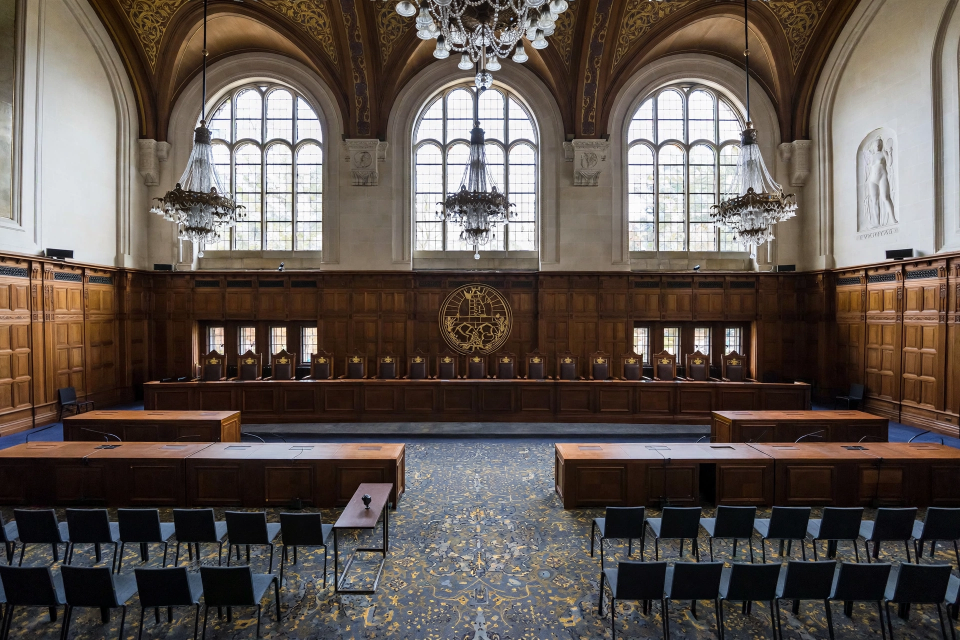
#> input picture panels/icj.webp, 1920 x 1280 px (shown at 1/2 size)
$ python compose.py
#> lines starting #> are read from the running program, lines starting #| are printed output that depends on the picture
#!/usr/bin/env python3
"""Compose the 20 Nov 2026 front page: 4 AI-illustrated panels + crisp PIL text.

Deterministic: same inputs -> same bytes. Output is JPEG bytes written to
entry.png (the bounty rules say the file is told apart by its first bytes
and the name stays entry.png either way). 1024x1024, well under 1 MiB.
"""
import os
from PIL import Image, ImageDraw, ImageFont

HERE = os.path.dirname(os.path.abspath(__file__))
PANELS = os.path.join(HERE, "panels")

W, H = 1024, 1024
PAPER = (247, 242, 231)
INK = (20, 20, 20)
GREY = (74, 74, 74)
RED = (178, 28, 28)
NAVY = (27, 42, 74)
NAVY_BAND = (16, 28, 54)

F_BOLD = "/usr/share/fonts/truetype/dejavu/DejaVuSans-Bold.ttf"
F_REG = "/usr/share/fonts/truetype/dejavu/DejaVuSans.ttf"


def font(path, size):
    return ImageFont.truetype(path, size)


def tracked(draw, xy, text, fnt, fill, tracking=2):
    """Draw text with letter tracking; returns width used."""
    x, y = xy
    for ch in text:
        draw.text((x, y), ch, font=fnt, fill=fill)
        x += draw.textlength(ch, font=fnt) + tracking
    return x


def wrap(draw, text, fnt, max_w):
    words, lines, cur = text.split(), [], ""
    for w in words:
        t = (cur + " " + w).strip()
        if draw.textlength(t, font=fnt) <= max_w:
            cur = t
        else:
            if cur:
                lines.append(cur)
            cur = w
    if cur:
        lines.append(cur)
    return lines


def crop_to(img, tw, th):
    """Center-crop to target aspect, then resize with LANCZOS."""
    sw, sh = img.size
    ta, sa = tw / th, sw / sh
    if sa > ta:  # too wide
        nw = int(sh * ta)
        x0 = (sw - nw) // 2
        img = img.crop((x0, 0, x0 + nw, sh))
    else:  # too tall
        nh = int(sw / ta)
        y0 = (sh - nh) // 2
        img = img.crop((0, y0, sw, y0 + nh))
    return img.resize((tw, th), Image.LANCZOS)


def main():
    page = Image.new("RGB", (W, H), PAPER)
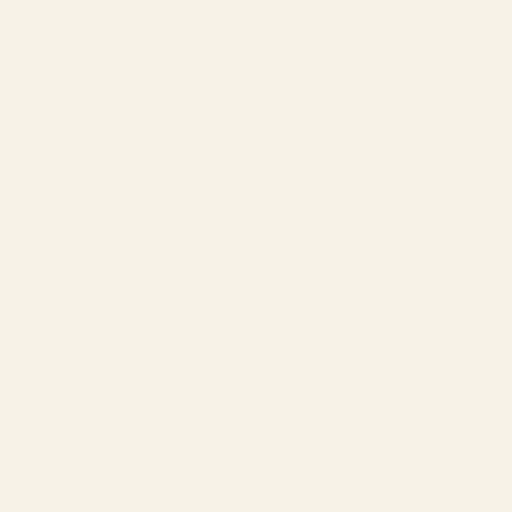
#> page: PIL image 1024x1024 RGB (shown at 1/2 size); mean R, G, B 247, 242, 231
    d = ImageDraw.Draw(page)

    # ---- Masthead -------------------------------------------------------
    d.text((26, 22), "THE WORLD IN ONE IMAGE", font=font(F_BOLD, 21), fill=NAVY)
    d.text((W - 26 - d.textlength("FRIDAY", font=font(F_BOLD, 21)), 22),
           "FRIDAY", font=font(F_BOLD, 21), fill=RED)
    d.text((26, 48), "20 NOVEMBER 2026", font=font(F_BOLD, 46), fill=INK)
    d.text((W - 26 - d.textlength("SIX STORIES · ONE DAY", font=font(F_BOLD, 17)), 66),
           "SIX STORIES · ONE DAY", font=font(F_BOLD, 17), fill=GREY)
    d.rectangle([26, 104, W - 26, 107], fill=INK)
    d.rectangle([26, 110, W - 26, 113], fill=RED)

    # ---- 2x2 grid --------------------------------------------------------
    stories = [
        ("icj.webp", "THE HAGUE · JUSTICE",
         "WORLD COURT RULES MYANMAR COMMITTED GENOCIDE",
         "First such finding against a state — the Rohingya, 9–6."),
        ("shenzhen.webp", "SHENZHEN · DIPLOMACY",
         "TRUMP, XI AND PUTIN MEET — AND SIGN A PEACE PACT",
         "First three-way summit ends in a joint declaration."),
        ("kyiv.webp", "KYIV · WAR",
         "RUSSIAN STRIKES KILL 8 AS KYIV'S BRIDGES BURN",
         "Ukraine hits the Crimea Bridge for a third time this week."),
        ("riyadh.webp", "RIYADH · CONFLICT",
         "HOUTHI MISSILE HITS RIYADH'S FINANCE TOWER",
         "Saudi defences intercept another missile and five drones."),
    ]
    col_w, img_h = 478, 272
    xs = [26, 26 + col_w + 16]
    ys = [130, 532]
    for i, (fn, kicker, head, deck) in enumerate(stories):
        x, y = xs[i % 2], ys[i // 2]
        img = Image.open(os.path.join(PANELS, fn)).convert("RGB")
#> img is the input picture: PIL image 1920x1280 RGB; mean R, G, B 96.2, 86.1, 80
        page.paste(crop_to(img, col_w, img_h), (x, y))
#> in crop_to, `img = img.crop((0, y0, sw, y0 + nh))`:
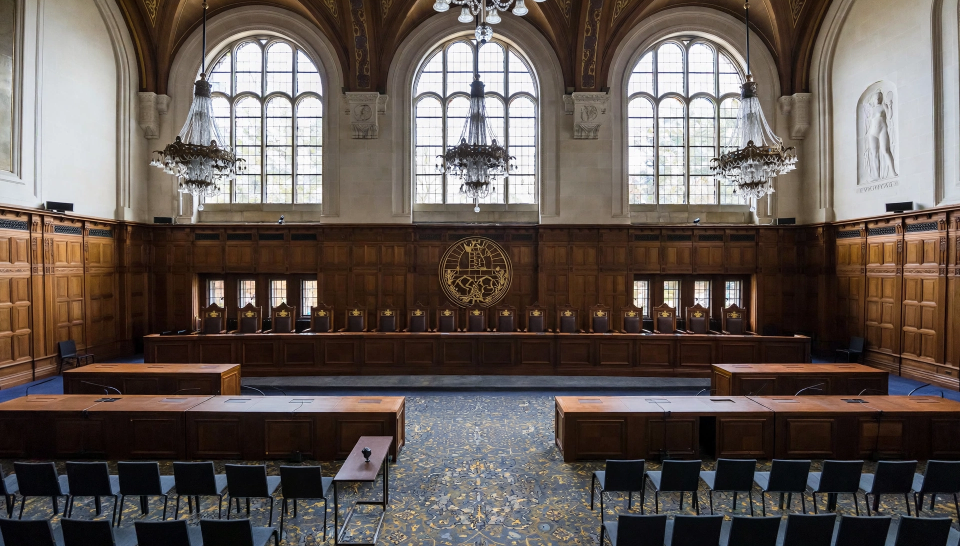
#> img: PIL image 1920x1092 RGB (shown at 1/2 size); mean R, G, B 99.5, 89.2, 83.5
#> in crop_to, `return img.resize((tw, th), Image.LANCZOS)`:
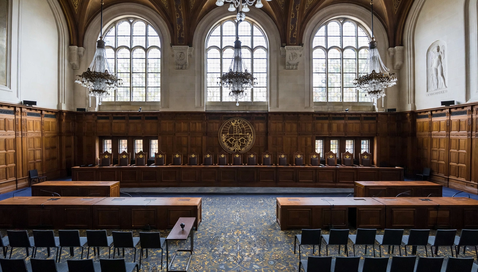
#> returned value: PIL image 478x272 RGB; mean R, G, B 99.5, 89.1, 83.5
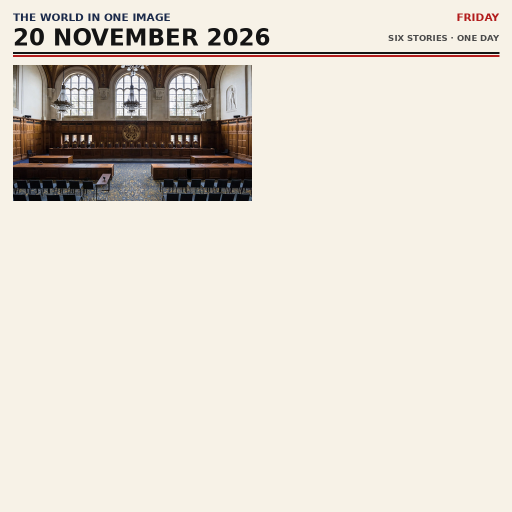
#> page: PIL image 1024x1024 RGB (shown at 1/2 size); mean R, G, B 225.1, 218.9, 208.9
        d.rectangle([x, y, x + col_w - 1, y + img_h - 1], outline=INK, width=2)
        cy = y + img_h + 12
        tracked(d, (x, cy), kicker, font(F_BOLD, 15), RED, tracking=1)
        cy += 22
        for line in wrap(d, head, font(F_BOLD, 24), col_w)[:2]:
#> in wrap, `words, lines, cur = text.split(), [], ""`: words = ['WORLD', 'COURT', 'RULES', 'MYANMAR', 'COMMITTED', 'GENOCIDE']; cur = ''
            d.text((x, cy), line, font=font(F_BOLD, 24), fill=INK)
            cy += 28
#> this loop made 2 passes
#> after the loop, cy = 492
        for line in wrap(d, deck, font(F_REG, 16), col_w)[:2]:
            d.text((x, cy), line, font=font(F_REG, 16), fill=GREY)
            cy += 21
#> this loop made 1 pass
#> cy on pass 1: 513
#> after the loop, cy = 513
#> pass 2 of the loop in main, `for i, (fn, kicker, head, deck) in enumerate(stories):`:
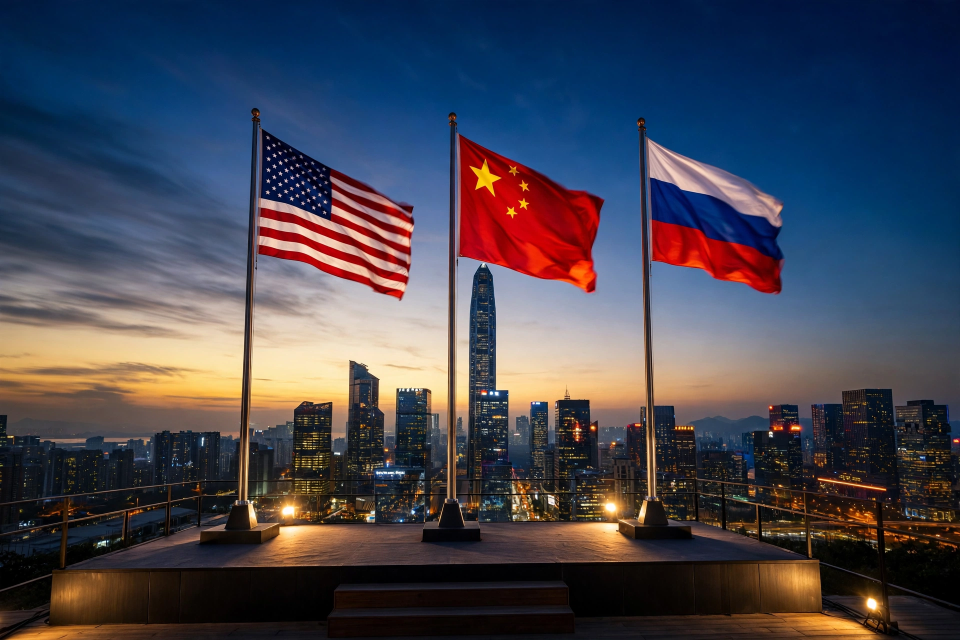
#> input picture panels/shenzhen.webp, 1920 x 1280 px (shown at 1/2 size)
#> in main, img is the input picture: PIL image 1920x1280 RGB; mean R, G, B 68.8, 68.7, 80.9
#> img: PIL image 1920x1092 RGB
#> in crop_to (call 2), `return img.resize((tw, th), Image.LANCZOS)`:
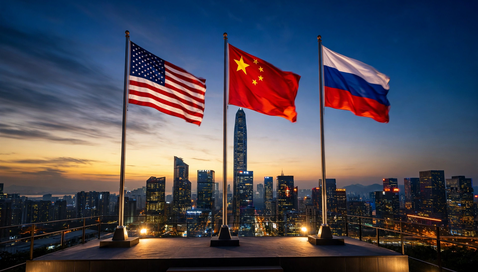
#> returned value: PIL image 478x272 RGB; mean R, G, B 77.1, 75.7, 87.1
#> in main, `page.paste(crop_to(img, col_w, img_h), (x, y))`:
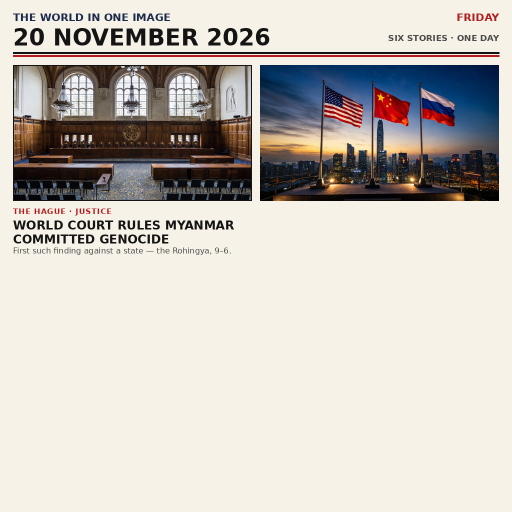
#> page: PIL image 1024x1024 RGB (shown at 1/2 size); mean R, G, B 202.2, 196.4, 189.2
#> the loop in main, `for line in wrap(d, head, font(F_BOLD, 24), col_w)[:2]:` made 2 passes
#> after the loop in main, `for line in wrap(d, head, font(F_BOLD, 24), col_w)[:2]:`: cy = 492
#> the loop in main, `for line in wrap(d, deck, font(F_REG, 16), col_w)[:2]:` made 1 pass
#> after the loop in main, `for line in wrap(d, deck, font(F_REG, 16), col_w)[:2]:`: cy = 513
#> pass 3 of the loop in main, `for i, (fn, kicker, head, deck) in enumerate(stories):`:
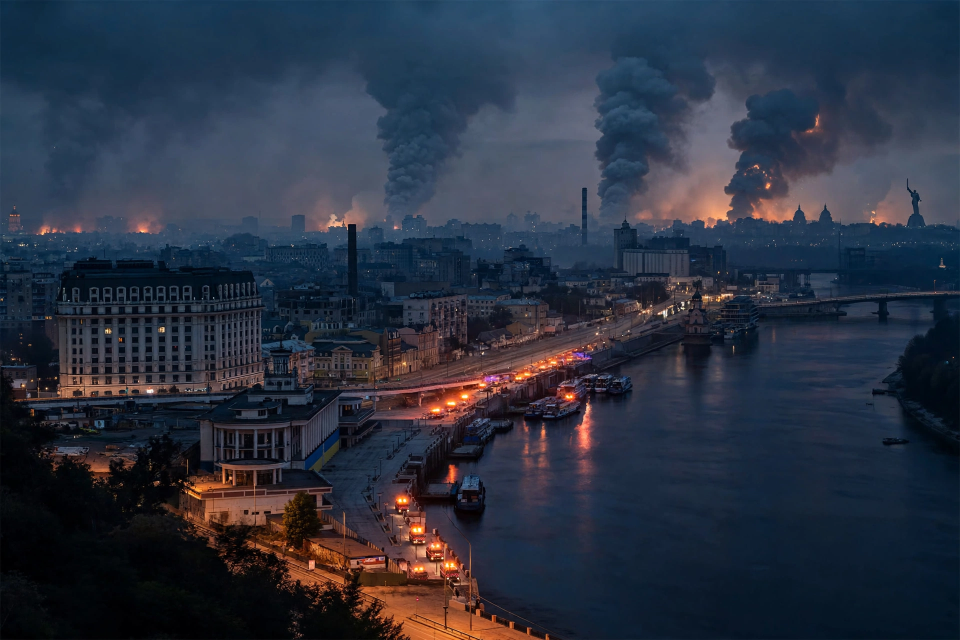
#> input picture panels/kyiv.webp, 1920 x 1280 px (shown at 1/2 size)
#> in main, img is the input picture: PIL image 1920x1280 RGB; mean R, G, B 42.6, 50, 65
#> img: PIL image 1920x1092 RGB
#> in crop_to (call 3), `return img.resize((tw, th), Image.LANCZOS)`:
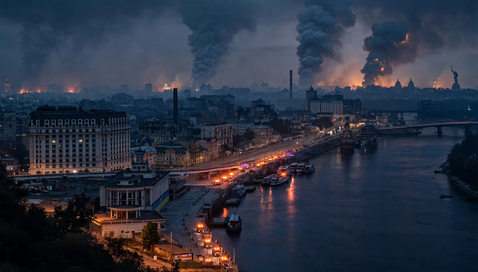
#> returned value: PIL image 478x272 RGB; mean R, G, B 44.9, 51.2, 66.3
#> in main, `page.paste(crop_to(img, col_w, img_h), (x, y))`:
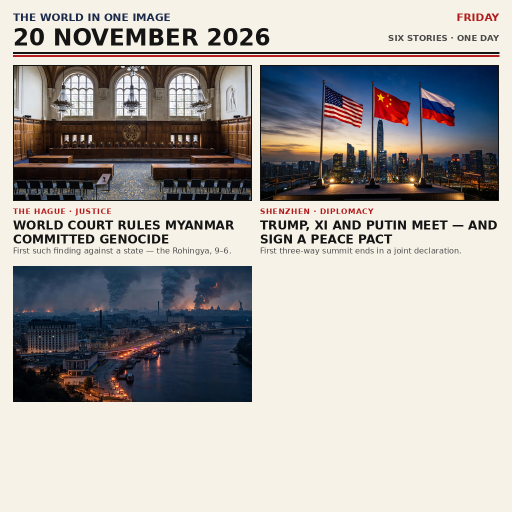
#> page: PIL image 1024x1024 RGB (shown at 1/2 size); mean R, G, B 175.6, 171.1, 167.2
#> the loop in main, `for line in wrap(d, head, font(F_BOLD, 24), col_w)[:2]:` made 2 passes
#> (line, cy) on passes 1 to 2: ("RUSSIAN STRIKES KILL 8 AS KYIV'S", 866), ('BRIDGES BURN', 894)
#> after the loop in main, `for line in wrap(d, head, font(F_BOLD, 24), col_w)[:2]:`: cy = 894
#> the loop in main, `for line in wrap(d, deck, font(F_REG, 16), col_w)[:2]:` made 1 pass
#> cy on pass 1: 915
#> after the loop in main, `for line in wrap(d, deck, font(F_REG, 16), col_w)[:2]:`: cy = 915
#> the loop made 4 passes; the first 3 are shown

    # ---- Markets band ----------------------------------------------------
    d.rectangle([26, 934, W - 26, 978], fill=NAVY_BAND)
    d.text((40, 946), "MARKETS   S&P 500 −2.0%  ·  Nikkei −4.8%  ·  SoftBank −16%",
           font=font(F_BOLD, 18), fill=(255, 255, 255))
    d.text((40, 946), "MARKETS", font=font(F_BOLD, 18), fill=(255, 196, 66))
    d.text((W - 40 - d.textlength("ANTHROPIC IPO +17%", font=font(F_BOLD, 18)), 946),
           "ANTHROPIC IPO +17%", font=font(F_BOLD, 18), fill=(120, 220, 140))

    # ---- Footer ----------------------------------------------------------
    foot = "ALSO: KENYA DECLARES EBOLA OVER  ·  COP31 DROPS FOSSIL-FUEL PHASEOUT  ·  EU–UK SUMMIT IN BRUSSELS"
    d.text(((W - d.textlength(foot, font=font(F_REG, 14))) / 2, 990),
           foot, font=font(F_REG, 14), fill=GREY)

    out = os.path.join(HERE, "entry.png")
    page.save(out, "JPEG", quality=88, optimize=True)
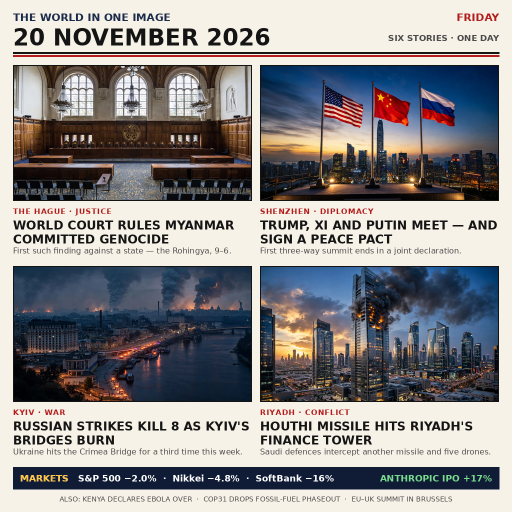
#> saved as entry.png: PIL image 1024x1024 RGB (shown at 1/2 size); mean R, G, B 142.1, 139.6, 140.1
    n = os.path.getsize(out)
    print(f"wrote {out}: {n} bytes ({n/1024:.0f} KiB), 1024x1024")
    assert n <= 1048576, "over 1 MiB!"
    # preview copy for visual check (same bytes)
    page.save(os.path.join(HERE, "entry_preview.jpg"), "JPEG", quality=88, optimize=True)


if __name__ == "__main__":
    main()
